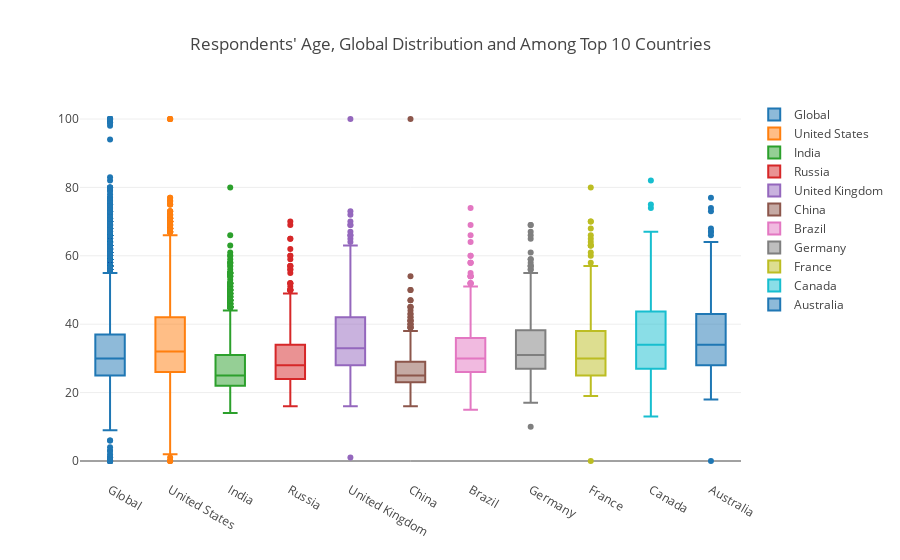

The notebook cell this image was saved under:
### Code cell
trace0 = go.Box(
    y=multiRes["Age"],
    boxpoints = 'outliers',
    name = 'Global'
)

trace1 = go.Box(
    y=multiRes[multiRes.Country == top_country[0]]["Age"],
    boxpoints = 'outliers',
    name = top_country[0]
)

trace2 = go.Box(
    y=multiRes[multiRes.Country == top_country[1]]["Age"],
    boxpoints = 'outliers',
    name = top_country[1]
)

trace3 = go.Box(
    y=multiRes[multiRes.Country == top_country[2]]["Age"],
    boxpoints = 'outliers',
    name = top_country[2]
)
trace4 = go.Box(
    y=multiRes[multiRes.Country == top_country[3]]["Age"],
    boxpoints = 'outliers',
    name = top_country[3]
)
trace5 = go.Box(
    y=multiRes[multiRes.Country == top_country[4]]["Age"],
    boxpoints = 'outliers',
    name = 'China'
)
trace6 = go.Box(
    y=multiRes[multiRes.Country == top_country[5]]["Age"],
    boxpoints = 'outliers',
    name = top_country[5]
)
trace7 = go.Box(
    y=multiRes[multiRes.Country == top_country[6]]["Age"],
    boxpoints = 'outliers',
    name = top_country[6]
)
trace8 = go.Box(
    y=multiRes[multiRes.Country == top_country[7]]["Age"],
    boxpoints = 'outliers',
    name = top_country[7]
)
trace9 = go.Box(
    y=multiRes[multiRes.Country == top_country[8]]["Age"],
    boxpoints = 'outliers',
    name = top_country[8]
)
trace10 = go.Box(
    y=multiRes[multiRes.Country == top_country[9]]["Age"],
    boxpoints = 'outliers',
    name = top_country[9]
)
data = [trace0, trace1, trace2, trace3, trace4, trace5, trace6, trace7, trace8, trace9, trace10]

layout = go.Layout(
    title = "Respondents' Age, Global Distribution and Among Top 10 Countries"
)

fig = dict( data=data, layout=layout )
plotly.offline.iplot(fig, validate=False, filename='AgeDistribution')

# Save the image
plotly.plotly.image.save_as(fig, filename='AgeDistribution.png')

### Figure 1 — Plotly figure (JSON) as saved in the notebook; plotly's stock layout.template omitted (floating-point values rounded to 4 significant figures; data arrays with more than 128 entries replaced by an {"elided": "..."} marker saying what was removed)
{"data": [{"boxpoints": "outliers", "name": "Global", "type": "box", "y": {"elided": "16716 int values"}}, {"boxpoints": "outliers", "name": "United States", "type": "box", "y": {"elided": "4197 int values"}}, {"boxpoints": "outliers", "name": "India", "type": "box", "y": {"elided": "2704 int values"}}, {"boxpoints": "outliers", "name": "Russia", "type": "box", "y": {"elided": "578 int values"}}, {"boxpoints": "outliers", "name": "United Kingdom", "type": "box", "y": {"elided": "535 int values"}}, {"boxpoints": "outliers", "name": "China", "type": "box", "y": {"elided": "471 int values"}}, {"boxpoints": "outliers", "name": "Brazil", "type": "box", "y": {"elided": "465 int values"}}, {"boxpoints": "outliers", "name": "Germany", "type": "box", "y": {"elided": "460 int values"}}, {"boxpoints": "outliers", "name": "France", "type": "box", "y": {"elided": "442 int values"}}, {"boxpoints": "outliers", "name": "Canada", "type": "box", "y": {"elided": "440 int values"}}, {"boxpoints": "outliers", "name": "Australia", "type": "box", "y": {"elided": "421 int values"}}], "layout": {"title": "Respondents' Age, Global Distribution and Among Top 10 Countries"}}
